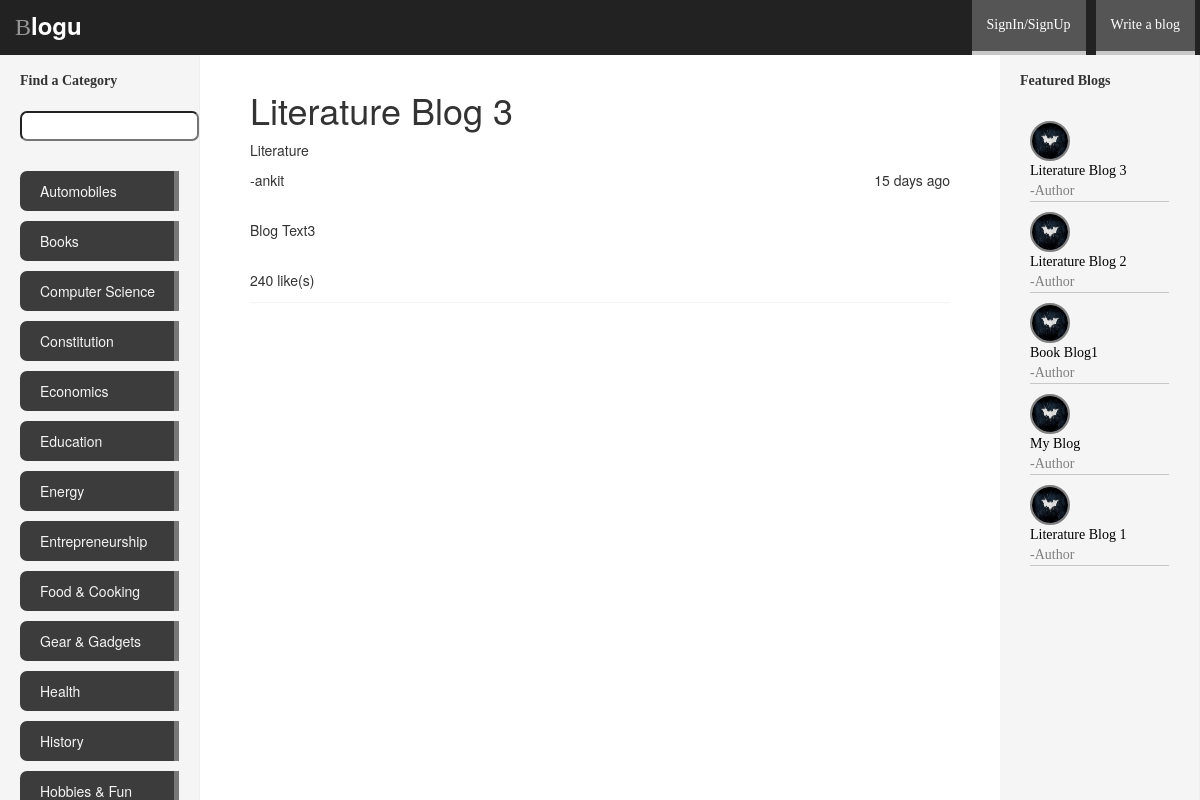
The page /blogu/blog/literature-blog-3/ on the database as committed earlier.
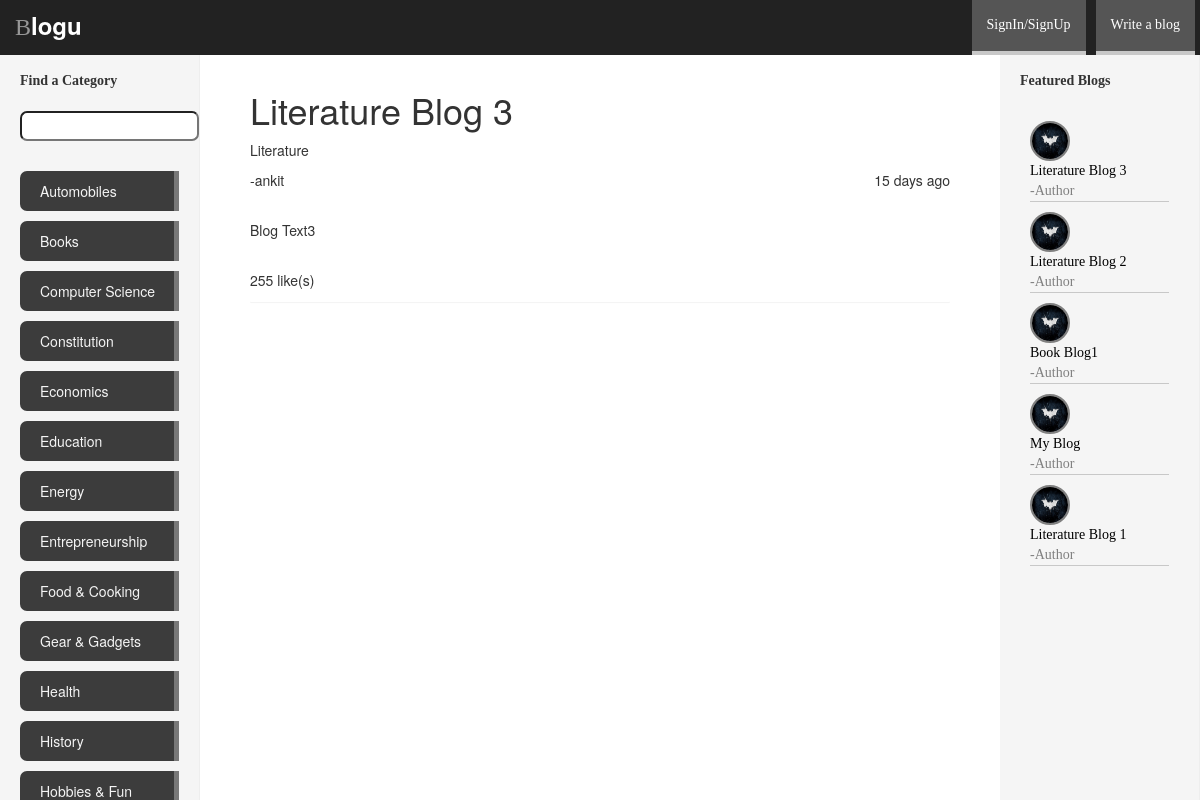
The same page on the database as committed later.
### blogu/models.py (models this page shows, shortened)
class Blog(models.Model):
    category = models.ForeignKey(Category)
    title = models.CharField(max_length=128)
    written_by=models.ForeignKey(User)
    views = models.IntegerField(default=0)
    slug = models.SlugField(unique=True)
    image=models.ImageField(upload_to="blog_images",blank=True)
    image_description=models.TextField(default='')
    heading=models.TextField(default='')
    text = models.TextField()
    likes=models.IntegerField(default=0)
    datetime_added=models.DateTimeField(default=datetime.now())

class Category(models.Model):
    name = models.CharField(max_length=128,unique=True)
    likes = models.IntegerField(default=0)
    slug = models.SlugField(unique=True)
    def __unicode__(self):
	    return self.name

### blogu/views.py (the view)
# urls.py: url(r'^blog/(?P<blog_title_slug>[\w\-]+)/$',views.blog,name="blog"),
def blog(request,blog_title_slug):
    b=None
    c=None
    b_time=None
    try:
        b=Blog.objects.get(slug=blog_title_slug)
        c=Comment.objects.filter(comment_to=b).order_by('-likes')
    except Blog.DoesNotExist:
        pass
    days=(datetime.now(utc)-b.datetime_added).days
    seconds=(datetime.now(utc) - b.datetime_added).seconds
    minutes=seconds/60
    hours=minutes/60
    if  days>= 1:
        b_time=str(days)+" days ago"
    elif minutes>60:
        b_time=str(hours)+" hours ago"
    elif seconds>60:
        b_time=str(minutes)+" minutes ago"
    else:
        b_time="Just now"
    return render(request,'blogu/blog.html',{'blog':b,'comments':c,'b_time':b_time})

### blogu/templatetags/blogu_extras.py (called while the page is built)
@register.inclusion_tag('blogu/cats.html')
def get_category_list(cat=None):
    return {'cats':Category.objects.all().order_by('name'), "act_cat": cat}

@register.inclusion_tag('blogu/blogs.html')
def get_blogs_list(cat=None):
    if cat:
        c=Category.objects.get(slug=cat)
        if c:
            blogs=Blog.objects.filter(category=c).order_by('-likes')[:5]
    else:
        blogs=Blog.objects.order_by('-likes')[:5]
    return {'blogs':blogs}

### blogu/views.py (called while the page is built)
  def utcoffset(self, dt):
    return ZERO

  def dst(self, dt):
    return ZERO

### templates/blogu/blog.html (shortened to what this page needs)
{% extends "blogu/base.html" %}
{% load staticfiles %}
{% block body_block %}
<h1>{{ blog.title }}</h1>
<p style='text-align:left;'>{{ blog.category }}</p>
{% if b_time %}
<span style='float:right;'>{{ b_time }}</span>
{% endif %}
<p class='text-left'> -{{ blog.written_by }}</p>
<br/>
<p>{{ blog.text }}</p>
<br/>
<p>{{ blog.likes }} like(s)</p>
<div>
	<div class="panel">
                </div>
            </div>
		</div>
{% endblock %}

### templates/blogu/blogs.html
{% if blogs %}
{% load staticfiles %}
    <u1 class="nav nav-sidebar">
	{% for b in blogs %}
	    <li style="margin:10px;border-bottom:1px solid rgb(200,200,200);"><img src="{% static 'images/batman.jpg' %}" style="width:40px;height:40px;-webkit-border-radius:50% 50%;border:2px solid gray;"><a href="{% url 'blog' b.slug %}" style="margin:0;padding:0;color:black;">{{ b.title }}</a><a href="{% url 'blog' b.slug %}" style="margin:0;padding:0;font-family:tahoma;">-Author</a></li>
	{% endfor %}
{% else %}
    <li><strong>There are no blogs present</strong></li>
	</u1>
{% endif %}

Rows that differ between the two databases and show on the page:
changed Blog "Literature Blog 3": likes "240" → "255"
